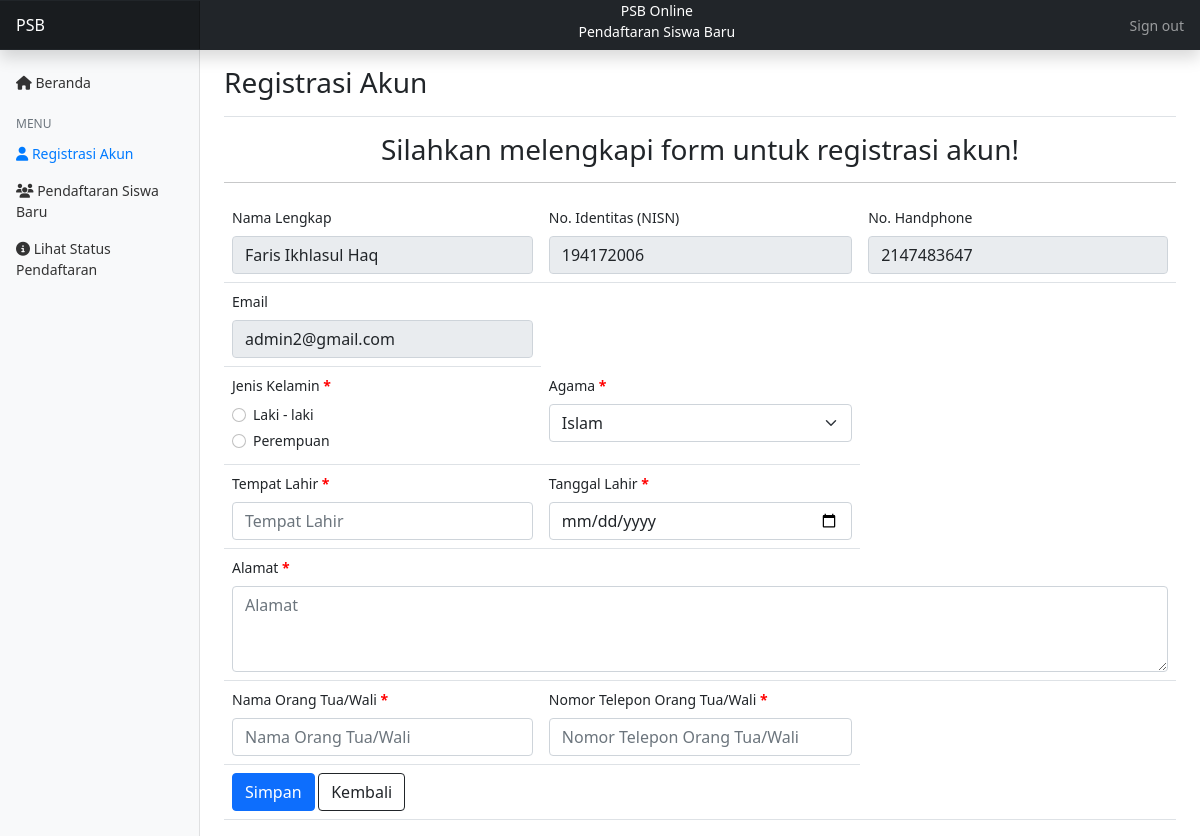
The app's page /User/registrasi.php (signed in) with its own data.
### tables this page shows
CREATE TABLE `users` (
  `user_id` int(11) NOT NULL,
  `nama` varchar(255) NOT NULL,
  `nisn` varchar(16) DEFAULT NULL,
  `email` varchar(16) NOT NULL,
  `jenis_kelamin` enum('P','L') DEFAULT NULL,
  `no_telepon` int(11) NOT NULL,
  `tempat_lahir` varchar(255) DEFAULT NULL,
  `tgl_lahir` date DEFAULT NULL,
  `agama` varchar(11) DEFAULT NULL,
  `nama_ortu` varchar(255) DEFAULT NULL,
  `no_telepon_ortu` int(11) DEFAULT NULL,
  `password` varchar(255) NOT NULL,
  `role` int(11) NOT NULL DEFAULT 0,
  `alamat` text DEFAULT NULL
);

### User/registrasi.php (the view, shortened to what this page needs)
<?php
    include '../koneksi.php';
    $agama = [
        'Islam', 'Katolik', 'Protestan', 'Hindu', 'Budha'
    ];
    function active_radio_btn($value, $input) {
        $result = $value == $input ? 'checked' : '';
        return $result;
    }
    $query = mysqli_query($koneksi, "SELECT * FROM users WHERE user_id = '{$_SESSION['user_id']}'");
    $data = mysqli_fetch_assoc($query);
?>
<!DOCTYPE html>
<html lang="en">
<head>
    <link href="https://cdn.jsdelivr.net/npm/bootstrap@5.0.1/dist/css/bootstrap.min.css" rel="stylesheet" />
    <link rel="stylesheet" href="../css/style.css"/>
</head>
<body>
    <header class="navbar navbar-dark sticky-top bg-dark flex-md-nowrap p-0 shadow">
        <a class="navbar-brand col-md-3 col-lg-2 me-0 px-3" href="#">PSB</a>
        <ul class="navbar-nav w-100">
            <li class="nav-item">
                <p style="color:white" class="text-center mb-2">PSB Online <br> Pendaftaran Siswa Baru</p>
            </li>
        </ul>
        <ul class="navbar-nav px-3">
            <li class="nav-item text-nowrap">
                <a class="nav-link" href="../logout.php" onclick="return confirm('Apakah anda yakin ingin melakukan logout?');">Sign out</a>
            </li>
        </ul>
    </header>
    <div class="container-fluid">
        <div class="row">
            <nav id="sidebarMenu" class="col-md-3 col-lg-2 d-md-block bg-light sidebar collapse">
                <div class="position-sticky pt-3">
                    <ul class="nav flex-column">
                        <li class="nav-item">
                            <a class="nav-link" aria-current="page" href="index.php">
                            <span><i class="fas fa-home"></i></span>
                            Beranda
                            </a>
                        </li>
                    </ul>
                    <h6 class="sidebar-heading d-flex justify-content-between align-items-center px-3 mt-3 mb-1 text-muted">
                        <span>Menu</span>
                    </h6>
                    <ul class="nav flex-column mb-2">
                        <li class="nav-item">
                            <a class="nav-link active" href="#">
                            <span><i class="fas fa-user"></i></span>
                            Registrasi Akun
                            </a>
                        </li>
                        <li class="nav-item">
                            <a class="nav-link" href="pendaftaran.php">
                            <span><i class="fas fa-users"></i></span>
                            Pendaftaran Siswa Baru
                            </a>
                        </li>
                        <li class="nav-item">
                            <a class="nav-link" href="status_pendaftaran.php">
                            <span><i class="fas fa-info-circle"></i></span>
                            Lihat Status Pendaftaran
                            </a>
                        </li>
                    </ul>
                </div>
            </nav>
            <main class="col-md-9 ms-sm-auto col-lg-10 px-md-4">
                <div class="d-flex justify-content-between flex-wrap flex-md-nowrap align-items-center pt-3 pb-2 mb-3 border-bottom">
                    <h3>Registrasi Akun</h3>
                </div>
                <div id="content">
                    <div class="text-center align-items-center">
                        <h3>Silahkan melengkapi form untuk registrasi akun!</h3>
                    </div>
                    <hr>
                    <form action="../process.php" method="post">
                        <div class="table-responsive">
                            <table class="table table-hover">
                                <tr>
                                    <td>
                                        <label class="form-label" for="nama">Nama Lengkap</label>
                                        <input class="form-control" readonly type="text" name="nama" id="nama" placeholder="Nama Lengkap" value="<?= !empty($data['nama']) ? $data['nama'] : '-' ?>">
                                    </td>
                                    <td>
                                        <label class="form-label" for="nisn">No. Identitas (NISN)</label>
                                        <input class="form-control" readonly type="text" name="nisn" id="nisn" placeholder="No. Identitas (NISN)" value="<?= !empty($data['nisn']) ? $data['nisn'] : '-' ?>">
                                    </td>
                                    <td>
                                        <label class="form-label" for="no_telpon">No. Handphone</label>
                                        <input class="form-control" readonly type="number" name="no_telpon" id="no_telpon" placeholder="No. Handphone" value="<?= !empty($data['no_telepon']) ? $data['no_telepon'] : '-' ?>">
                                    </td>
                                </tr>
                                <tr>
                                    <td>
                                        <label class="form-label" for="email">Email</label>
                                        <input class="form-control" readonly type="email" name="email" id="email" placeholder="Email" value="<?= !empty($data['email']) ? $data['email'] : '-' ?>">
                                    </td>
                                </tr>
                                <tr>
                                    <td>
                                        <label class="form-label" for="jenis_kelamin">Jenis Kelamin <b>*</b></label>
                                        <div class="form-check">
                                            <input required class="form-check-input" type="radio" name="jenis_kelamin" value="L" <?= active_radio_btn("L", $data['jenis_kelamin']) ?>>
                                            <label class="form-check-label">
                                                Laki - laki
                                            </label>
                                        </div>
                                        <div class="form-check">
                                            <input class="form-check-input" type="radio" name="jenis_kelamin" value="P" <?= active_radio_btn("P", $data['jenis_kelamin']) ?>>
                                            <label class="form-check-label">
                                                Perempuan
                                            </label>
                                        </div>
                                    </td>
                                    <td>
                                        <label class="form-label" for="agama">Agama <b>*</b></label>
                                        <select name="agama" id="agama" class="form-select" required>
                                            <?php foreach($agama as $agm) : ?>
                                                <option value="<?= $agm ?>" <?= $data['agama'] == $agm ? ' selected="selected"' : ''?>><?= $agm ?></option>
                                            <?php endforeach; ?>
                                        </select>
                                    </td>
                                </tr>
                                <tr>
                                    <td>
                                        <label class="form-label" for="tempat_lahir">Tempat Lahir <b>*</b></label>
                                        <input required class="form-control" type="text" name="tempat_lahir" id="tempat_lahir" placeholder="Tempat Lahir" value="<?= !empty($data['tempat_lahir']) ? $data['tempat_lahir'] : ''?>">
                                    </td>
                                    <td>
                                        <label class="form-label" for="tempat_lahir">Tanggal Lahir <b>*</b></label>
                                        <input required class="form-control" type="date" name="tgl_lahir" id="tgl_lahir" value="<?= !empty($data['tgl_lahir']) ? $data['tgl_lahir'] : ''?>" max="2004-12-31">
                                    </td>
                                </tr>
                                <tr>
                                    <td colspan="3">
                                        <label class="form-label" for="alamat">Alamat <b>*</b></label>
                                        <textarea required class="form-control" name="alamat" id="alamat" cols="100" rows="3" placeholder="Alamat"><?= !empty($data['alamat']) ? $data['alamat'] : ''?></textarea>
                                    </td>
                                </tr>
                                <tr>
                                    <td>
                                        <label class="form-label" for="nama_ortu">Nama Orang Tua/Wali <b>*</b></label>
                                        <input required class="form-control" type="text" name="nama_ortu" id="nama_ortu" placeholder="Nama Orang Tua/Wali" value="<?= !empty($data['nama_ortu']) ? $data['nama_ortu'] : ''?>">
                                    </td>
                                    <td>
                                        <label class="form-label" for="no_telepon_ortu">Nomor Telepon Orang Tua/Wali <b>*</b></label>
                                        <input required class="form-control" type="number" name="no_telepon_ortu" id="no_telepon_ortu" placeholder="Nomor Telepon Orang Tua/Wali" value="<?= !empty($data['no_telepon_ortu']) ? $data['no_telepon_ortu'] : ''?>">
                                    </td>
                                </tr>
                                <tr>
                                    <td colspan="3">
                                        <button type="submit" class="btn btn-primary">Simpan</button>
                                        <a href="index.php" class="btn btn-outline-dark">Kembali</a>
                                    </td>
                                </tr>
                            </table>
                        </div>
                    </form>
                </div>
            </main>
        </div>
    </div>
</body>
</html>

### css/style.css (style rules this page uses)
body { font-size: 0.875rem; }
.sidebar { position: fixed; top: 0; bottom: 0; left: 0; z-index: 100; padding: 48px 0 0; box-shadow: inset -1px 0 0 rgba(0, 0, 0, 0.1); }
.sidebar .nav-link { font-weight: 500; color: #333; }
.sidebar .nav-link.active { color: #007bff; }
.sidebar-heading { font-size: 0.75rem; text-transform: uppercase; }
.navbar-brand { padding-top: 0.75rem; padding-bottom: 0.75rem; font-size: 1rem; background-color: rgba(0, 0, 0, 0.25); box-shadow: inset -1px 0 0 rgba(0, 0, 0, 0.25); }

### User/registrasi.php (style rules this page uses)
b { color: red; }

### records on screen
users: nama "Faris Ikhlasul Haq", nisn "194172006", no_telpon "2147483647", email "admin2@gmail.com"

### other values on screen
form field agama "Islam"
